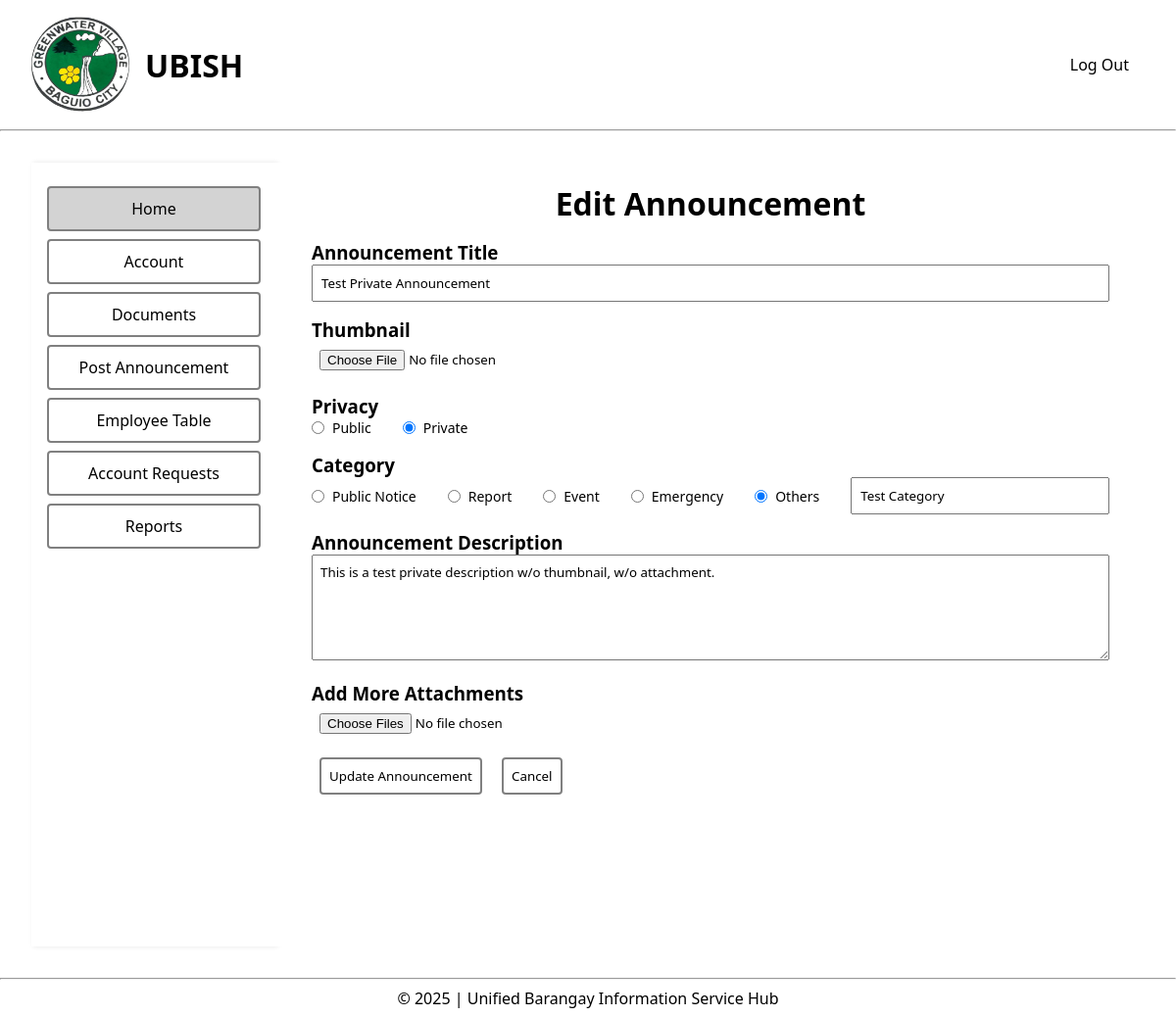
Page /pages/main/edit_announcement.php?announcement_id=2011 (signed in) on the earlier database version.
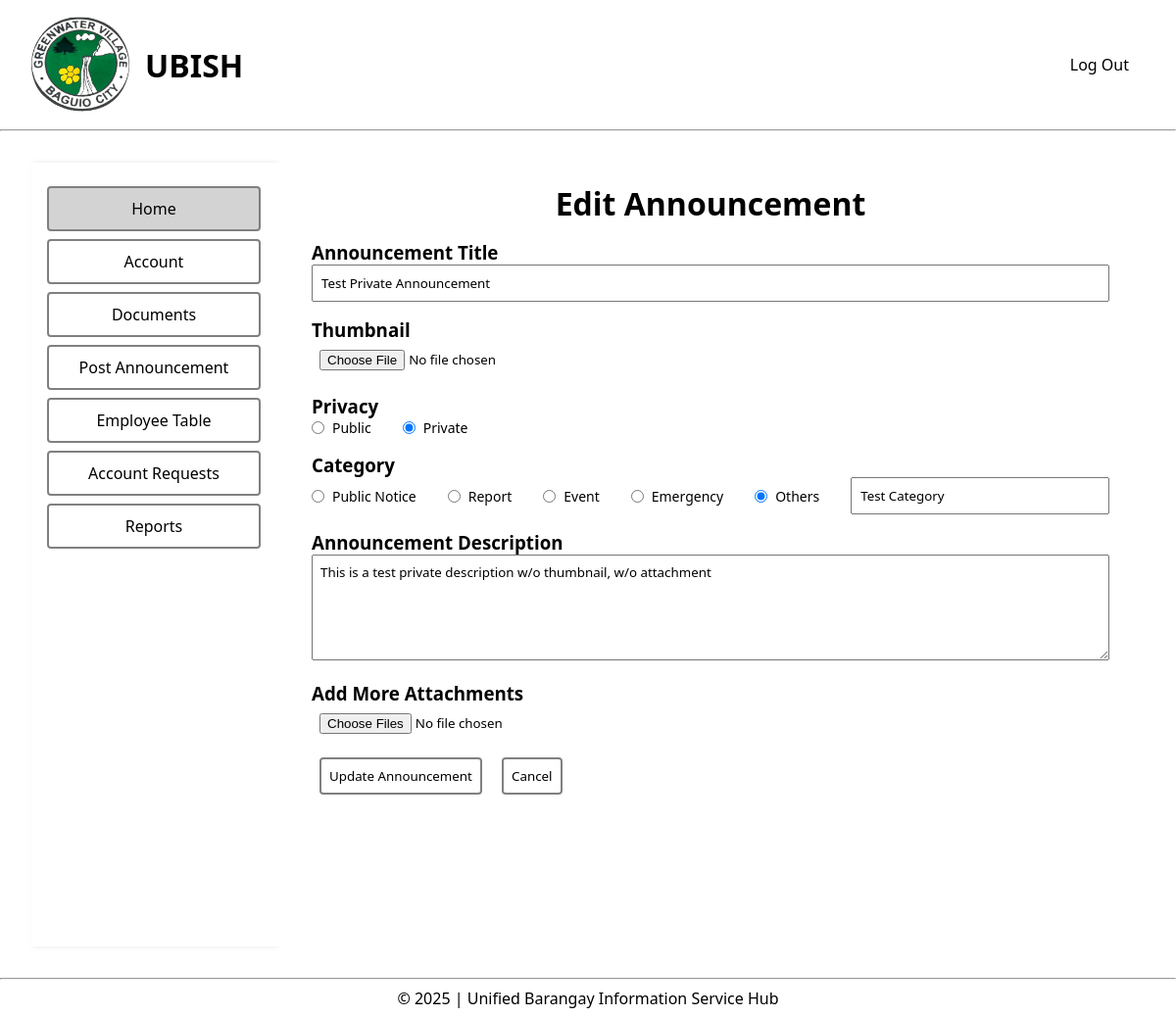
Same page on the later database version.
### tables this page shows
CREATE TABLE `announcements` (
  `announcement_id` int(11) NOT NULL,
  `title` varchar(255) NOT NULL,
  `body` text NOT NULL,
  `privacy` varchar(7) NOT NULL,
  `category` varchar(100) NOT NULL,
  `author_id` int(11) NOT NULL,
  `post_date` datetime DEFAULT current_timestamp(),
  `thumbnail` varchar(255) DEFAULT NULL,
  `last_updated` datetime DEFAULT NULL
);

### pages/main/edit_announcement.php (the view, shortened to what the changed rows need)
<?php
include '../../config/dbfetch.php';
if (isset($_GET['announcement_id'])) {
    $announcementID = $_GET['announcement_id'];
    $announcementFetch = "SELECT * FROM announcements WHERE announcement_id = :announcement_id";
    $stmt = $pdo->prepare($announcementFetch);
    $stmt->execute([":announcement_id" => $announcementID]);
    $announcement = $stmt->fetch();
} else {
    echo "<script>alert('Invalid announcement ID.'); window.location.href = '../main/dashboard.php';</script>";
    exit;
}
?>
<!DOCTYPE html>
<html lang="en">
<head>
    <link rel="stylesheet" href="../../assets/css/style.css">
</head>
<body>
    <header>
        <div class="navigation">
            <div class="logo">
                <h1>UBISH</h1>
            </div>
        </div>
    </header>
    <main>
        <div class="dashboard-main">
            <div class="dashboard-content">
                <h1>Edit Announcement</h1>
                <div class="announcement-posting-form">
                    <form method="POST" enctype="multipart/form-data">
                        <div class="announcement-credentials">
                            <h3>Announcement Title</h3>
                            <input type="text" name="title"
                                value="<?php echo htmlspecialchars($announcement['title']); ?>" required>
                        </div>
                        <div class="announcement-credentials">
                            <div class="privacy-options">
                                <label><input type="radio" name="privacy" value="Public" <?php echo ($announcement['privacy'] == 'Public') ? 'checked' : ''; ?> required>
                                    Public</label>
                                <label><input type="radio" name="privacy" value="Private" <?php echo ($announcement['privacy'] == 'Private') ? 'checked' : ''; ?> required>
                                    Private</label>
                            </div>
                        </div>
                        <div class="announcement-credentials">
                            <div class="category-options">
                                <label><input type="radio" name="category" value="Public Notice" <?php echo ($announcement['category'] == 'Public Notice') ? 'checked' : ''; ?> required>
                                    Public
                                    Notice</label>
                                <label><input type="radio" name="category" value="Report" <?php echo ($announcement['category'] == 'Report') ? 'checked' : ''; ?>> Report</label>
                                <label><input type="radio" name="category" value="Event" <?php echo ($announcement['category'] == 'Event') ? 'checked' : ''; ?>> Event</label>
                                <label><input type="radio" name="category" value="Emergency" <?php echo ($announcement['category'] == 'Emergency') ? 'checked' : ''; ?>> Emergency</label>
                                <label><input type="radio" id="categoryOthers" name="category" value="Others" <?php echo (!in_array($announcement['category'], ['Public Notice', 'Report', 'Event', 'Emergency']) ? 'checked' : ''); ?>> Others</label>
                                <input type="text" id="customCategory" name="custom-category"
                                    placeholder="Enter custom category"
                                    value="<?php echo (!in_array($announcement['category'], ['Public Notice', 'Report', 'Event', 'Emergency']) ? htmlspecialchars($announcement['category']) : ''); ?>"
                                    style="<?php echo (!in_array($announcement['category'], ['Public Notice', 'Report', 'Event', 'Emergency']) ? 'display:block;' : 'display:none;'); ?>">
                            </div>
                        </div>
                        <div class="announcement-credentials">
                            <h3>Announcement Description</h3>
                            <textarea name="description" rows="5"
                                required><?php echo htmlspecialchars($announcement['body']); ?></textarea>
                        </div>
                    </form>
                </div>
            </div>
        </div>
    </main>
</body>
</html>

Differences in the rows shown:
changed announcements "Test Private Announcement": description "This is a test private description w/o thumbnail, w/o attachment." → "This is a test private description w/o thumbnail, w/o attachment"
